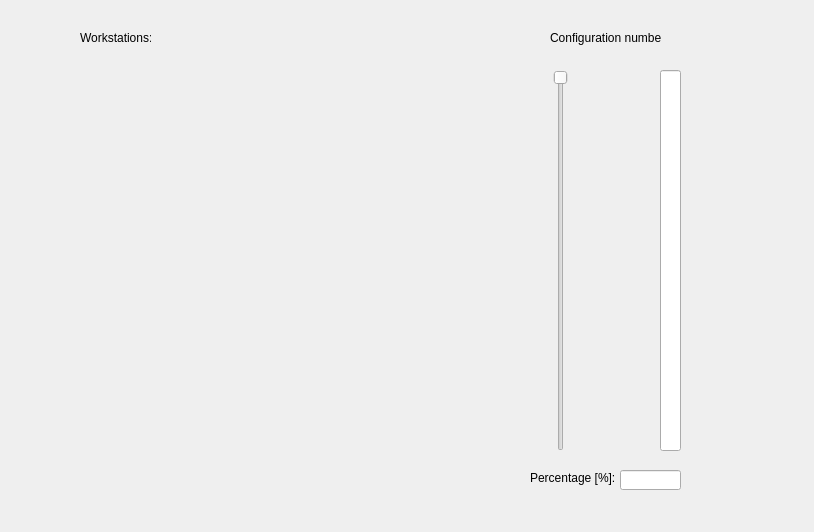
<?xml version="1.0" encoding="UTF-8"?>
<ui version="4.0">
 <class>wdConfigWorkstationWidget</class>
 <widget class="QWidget" name="wdConfigWorkstationWidget">
  <property name="geometry">
   <rect>
    <x>0</x>
    <y>0</y>
    <width>814</width>
    <height>532</height>
   </rect>
  </property>
  <property name="windowTitle">
   <string>Form</string>
  </property>
  <widget class="QSlider" name="vtsPercentage">
   <property name="geometry">
    <rect>
     <x>550</x>
     <y>70</y>
     <width>22</width>
     <height>381</height>
    </rect>
   </property>
   <property name="orientation">
    <enum>Qt::Vertical</enum>
   </property>
   <property name="invertedAppearance">
    <bool>true</bool>
   </property>
  </widget>
  <widget class="QProgressBar" name="pgbPercentage">
   <property name="geometry">
    <rect>
     <x>660</x>
     <y>70</y>
     <width>21</width>
     <height>381</height>
    </rect>
   </property>
   <property name="maximum">
    <number>99</number>
   </property>
   <property name="value">
    <number>0</number>
   </property>
   <property name="orientation">
    <enum>Qt::Vertical</enum>
   </property>
   <property name="invertedAppearance">
    <bool>true</bool>
   </property>
  </widget>
  <widget class="QLineEdit" name="txtPercentage">
   <property name="geometry">
    <rect>
     <x>620</x>
     <y>470</y>
     <width>61</width>
     <height>20</height>
    </rect>
   </property>
  </widget>
  <widget class="QLabel" name="label">
   <property name="geometry">
    <rect>
     <x>530</x>
     <y>470</y>
     <width>91</width>
     <height>16</height>
    </rect>
   </property>
   <property name="text">
    <string>Percentage [%]:</string>
   </property>
  </widget>
  <widget class="QLabel" name="label_2">
   <property name="geometry">
    <rect>
     <x>80</x>
     <y>30</y>
     <width>71</width>
     <height>16</height>
    </rect>
   </property>
   <property name="text">
    <string>Workstations:</string>
   </property>
  </widget>
  <widget class="QLabel" name="label_3">
   <property name="geometry">
    <rect>
     <x>550</x>
     <y>30</y>
     <width>111</width>
     <height>16</height>
    </rect>
   </property>
   <property name="text">
    <string>Configuration number:</string>
   </property>
  </widget>
  <widget class="QWidget" name="verticalLayoutWidget">
   <property name="geometry">
    <rect>
     <x>50</x>
     <y>50</y>
     <width>431</width>
     <height>431</height>
    </rect>
   </property>
   <layout class="QVBoxLayout" name="verticalLayout"/>
  </widget>
 </widget>
 <resources/>
 <connections/>
</ui>
